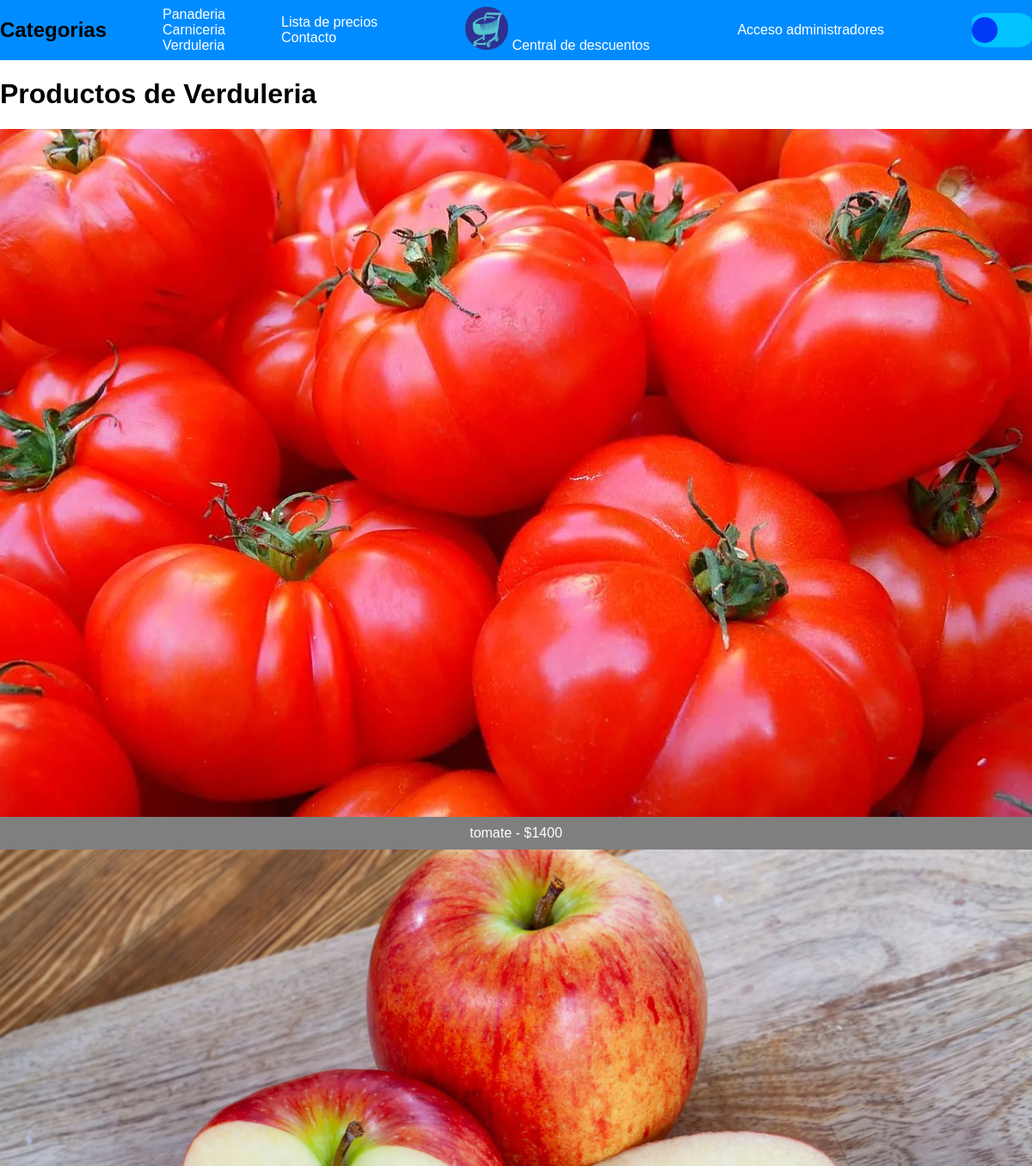
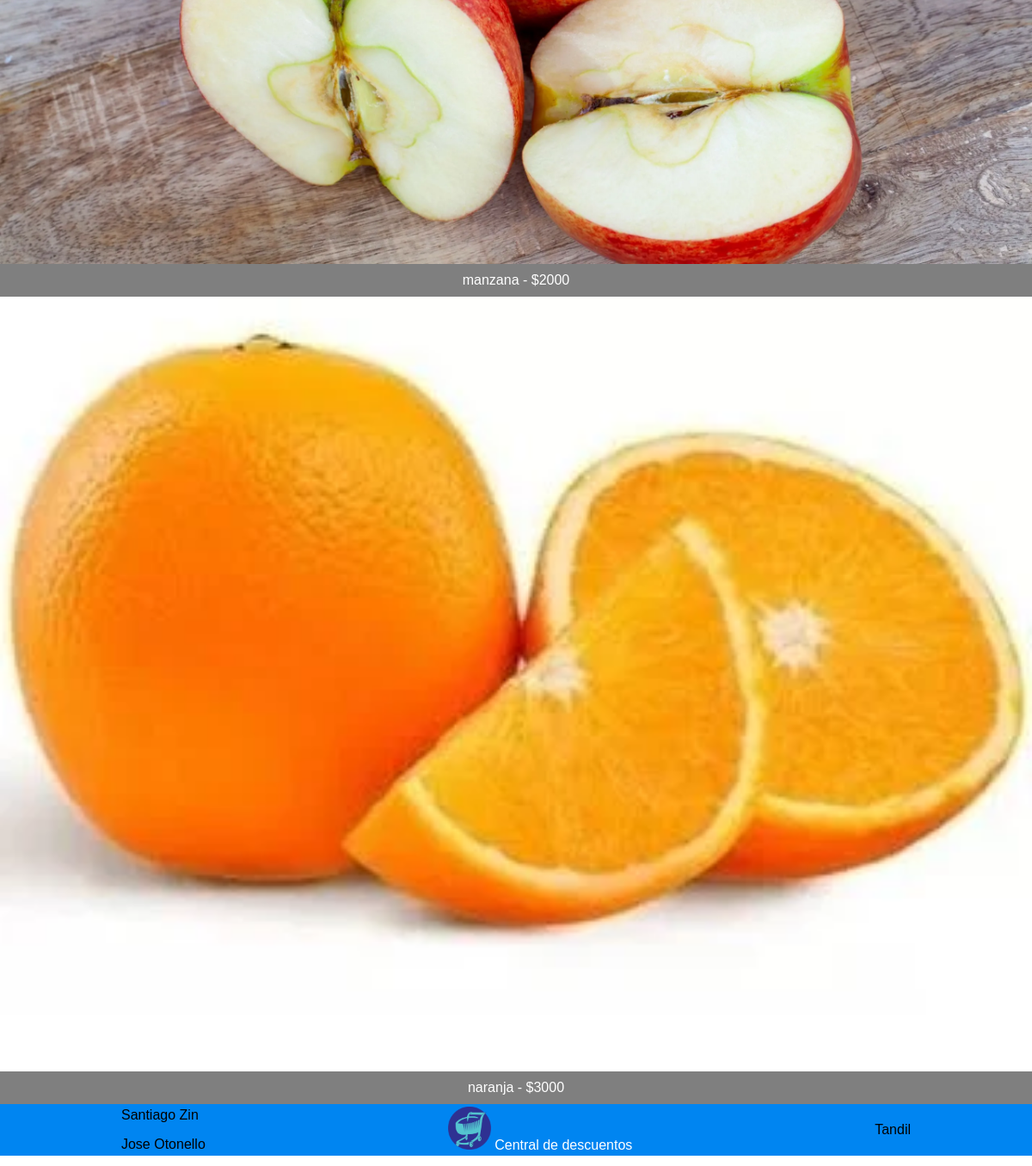
The app's page /verduleria.php with its own data (2 pictures, top to bottom).
### tables this page shows
CREATE TABLE `descuentos` (
  `Id_producto` int(11) NOT NULL,
  `producto` varchar(50) NOT NULL,
  `precio` int(11) NOT NULL,
  `mercado` varchar(50) NOT NULL,
  `categoria` varchar(60) NOT NULL,
  `imagen` varchar(500) NOT NULL
);

### verduleria.php (the view, shortened to what this page needs)
<!DOCTYPE html>
<html lang="en">
<head>
    <link rel="stylesheet" href="css/style.css">
</head>
<body>
    <header id="header">
        <div>
            <nav id="header-desktop">
                <div>
                    <h1>Categorias</h1>
                </div>
                <ul>
                    <li><a href="panaderia.php">Panaderia</a></li>
                    <li><a href="carniceria.php">Carniceria</a></li>
                    <li><a href="verduleria.php">Verduleria</a></li>
                </ul>
                <ul>
                    <li><a href="listadeprecios.php">Lista de precios</a></li>
                    <li><a href="contacto.php">Contacto</a></li>
                </ul>
            </nav>
        </div>
        <div id="header-marca">
            <div id="header-marca-contenido">
                <a href="index.php">
                    <img id="marca-contenido-img" src="imagenes/logo.png" alt="logo de la empresa">
                    <span>Central de descuentos</span>
                </a>
            </div>
        </div>
        <div><a href="login.php"> Acceso administradores </a></div>
        <div id="header-tema-contenido">
            <div class="header-tema-contenido-btn" id="header-tema-contenido-btn"></div>
        </div>
    </header>
    <h1>Productos de Verduleria</h1>
<?php
    include 'config.php';
    $sql = "SELECT id_producto, producto, precio, imagen FROM descuentos WHERE categoria = 'verduleria'";
    $result = $conexion->query($sql);
    if ($result->num_rows > 0) {
        while ($row = $result->fetch_assoc()) {
            echo '<div class="producto">';
            echo '<a href="producto_detalle.php?id_producto=' . htmlspecialchars($row['id_producto']) . '">';
            echo '<img src="imagenes/' . htmlspecialchars($row['imagen']) . '" alt="' . htmlspecialchars($row['producto']) . '">';
            echo '</a>';
            echo '<div class="info">';
            echo '<span>' . htmlspecialchars($row['producto']) . ' - $' . htmlspecialchars($row['precio']) . '</span>';
            echo '</div>';
            echo '</div>';
        }
    } else {
        echo "No hay productos disponibles en la categoría Carnicería.";
    }
?>
    <?php
    include 'template/footer.php';

### template/footer.php (shortened to what this page needs)
<footer id="footer">
        <div>
            <p>Santiago Zin</p>
            <p>Jose Otonello</p>
        </div>
        <div>
            <a href="index.php">
                <img id="marca-contenido-img" src="imagenes/logo.png" alt="logo de la empresa">
                <span>Central de descuentos</span>
            </a>
        </div>
        <p>Tandil</p>
    </footer>
</body>
</html>

### css/style.css (style rules this page uses)
body { overflow: auto; margin: 0; padding: 0; font-family: Arial, sans-serif; width: 100%; }
a { pointer-events: stroke; text-decoration: none; color: #fff; }
li { list-style: none; }
#header { display: flex; background-color: rgb(0, 140, 255); width: 100%; height: 70px; justify-content: space-between; align-items: center; }
#header-tema-contenido { width: 70px; height: 40px; background-color: rgb(0, 195, 255); display: flex; align-items: center; border-radius: 25%; }
.header-tema-contenido-btn { background-color: #003af7; border-radius: 80%; height: 30px; width: 30px; transition: transform 0.3s ease; }
#marca-contenido-img { height: 50px; width: 50px; }
#header-marca-contenido { display: flex; align-items: center; }
#header-desktop { display: none; }
@media (min-width: 600px) { #header-desktop { display: flex; flex-direction: row; align-items: center; gap: 25px; } }
#footer { background-color: #0085f1; display: flex; justify-content: space-around; align-items: center; width: 100%; height: 60px; }
.producto { width: 100%; display: flex; flex-direction: column; }
.producto img { width: 100%; height: 100%; display: block; }
.info { background-color: rgba(0, 0, 0, 0.5); color: white; text-align: center; padding: 10px 0; width: 100%; box-sizing: border-box; }
.info span { display: block; }

### records on screen
descuentos: imagen+producto (picture), producto "tomate", precio "1400"
descuentos: imagen+producto (picture), producto "manzana", precio "2000"
descuentos: imagen+producto (picture), producto "naranja", precio "3000"
